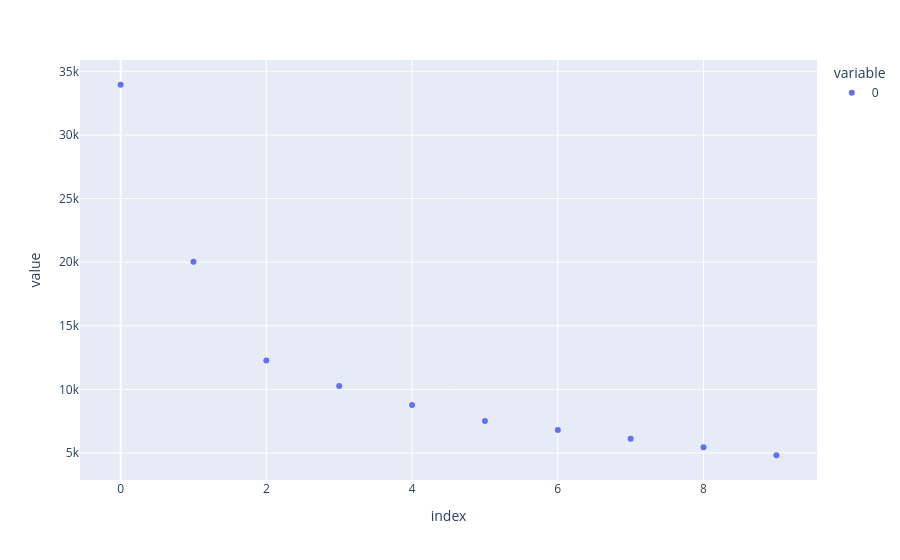

Notebook code cell kept with this figure:
### Code cell
inertias = []
n_k = range(1, 11)

# for each number of centroids
for k in n_k:  
    model = KMeans(n_clusters=k, random_state=0, n_init=10)
    model.fit(ancine_scaled)
    inertias.append(model.inertia_)

#Graph
import plotly.express as px
fig = px.scatter(inertias)
fig.show()

### Figure 1 — Plotly figure (JSON) as saved in the notebook; plotly's stock layout.template omitted (floating-point values rounded to 4 significant figures)
{"data": [{"hovertemplate": "variable=0<br>index=%{x}<br>value=%{y}<extra></extra>", "legendgroup": "0", "marker": {"color": "#636efa", "symbol": "circle"}, "mode": "markers", "name": "0", "orientation": "v", "showlegend": true, "type": "scatter", "x": [0, 1, 2, 3, 4, 5, 6, 7, 8, 9], "xaxis": "x", "y": [33940.0, 20040.0, 12260.0, 10270.0, 8779.0, 7514.0, 6806.0, 6111.0, 5447.0, 4822.0], "yaxis": "y"}], "layout": {"legend": {"title": {"text": "variable"}, "tracegroupgap": 0}, "margin": {"t": 60}, "xaxis": {"anchor": "y", "domain": [0, 1], "title": {"text": "index"}}, "yaxis": {"anchor": "x", "domain": [0, 1], "title": {"text": "value"}}}}
